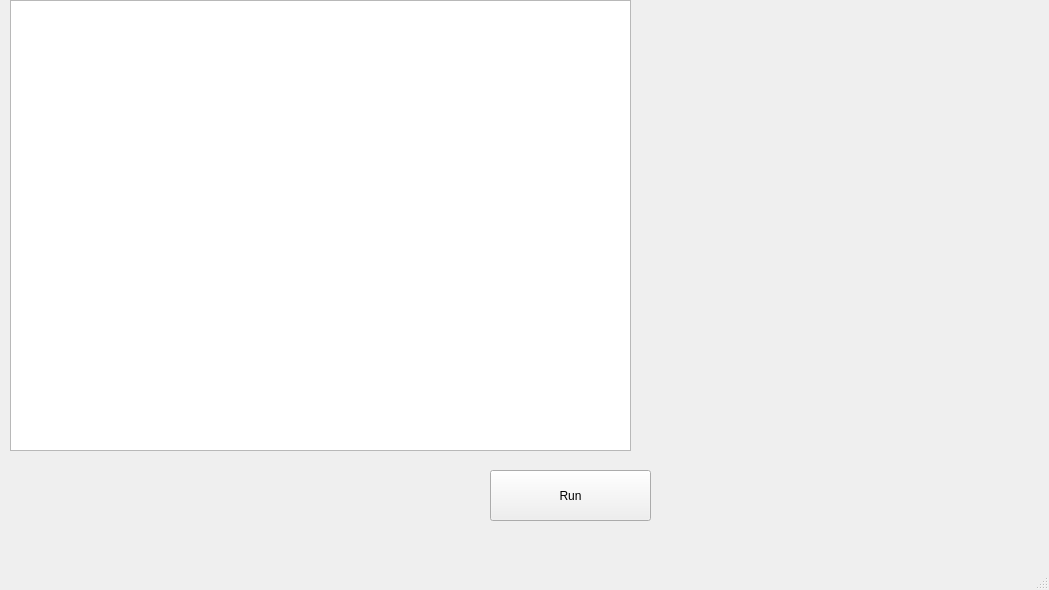
<?xml version="1.0" encoding="UTF-8"?>
<ui version="4.0">
 <class>MainWindow</class>
 <widget class="QMainWindow" name="MainWindow">
  <property name="geometry">
   <rect>
    <x>0</x>
    <y>0</y>
    <width>1049</width>
    <height>590</height>
   </rect>
  </property>
  <property name="windowTitle">
   <string>MainWindow</string>
  </property>
  <widget class="QWidget" name="centralwidget">
   <widget class="QPushButton" name="RunBotton">
    <property name="geometry">
     <rect>
      <x>490</x>
      <y>470</y>
      <width>161</width>
      <height>51</height>
     </rect>
    </property>
    <property name="text">
     <string>Run</string>
    </property>
   </widget>
   <widget class="QGraphicsView" name="ShowWindow">
    <property name="geometry">
     <rect>
      <x>10</x>
      <y>0</y>
      <width>621</width>
      <height>451</height>
     </rect>
    </property>
   </widget>
  </widget>
  <widget class="QMenuBar" name="menubar">
   <property name="geometry">
    <rect>
     <x>0</x>
     <y>0</y>
     <width>1049</width>
     <height>22</height>
    </rect>
   </property>
  </widget>
  <widget class="QStatusBar" name="statusbar"/>
 </widget>
 <resources/>
 <connections/>
</ui>
